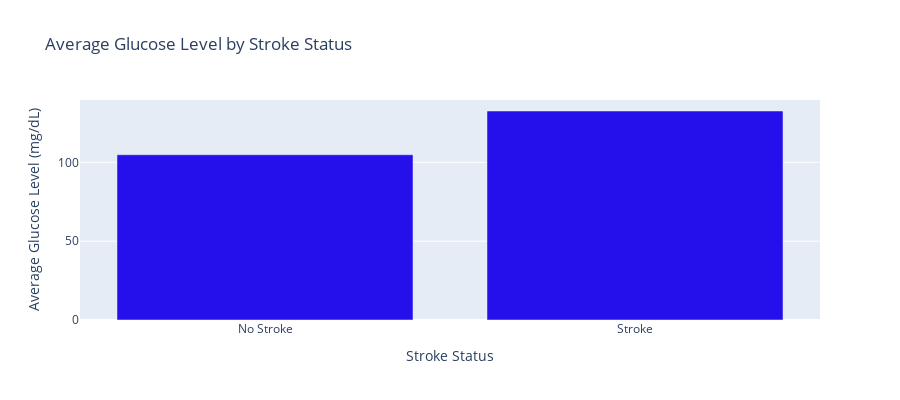

Write notebook code for a chart like this one.
### Markdown cell above
### Reflection
The table shows that the highest proportion (10%) among self-employed individuals living in urban areas, while the lowest proportion (5.6%) was among those with private jobs in urban areas

### Code cell
#Average glucose level in Storke/Non-Stroke patients
# Group by stroke status and calculate mean glucose level
grp_glucose = df.groupby('Stroke')['Glucose'].mean().reset_index()

# Create interactive bar chart
fig_glucose = px.bar(
    grp_glucose,
    x='Stroke',
    y='Glucose',
    title='Average Glucose Level by Stroke Status',
    labels={'Stroke': 'Stroke Status', 'Glucose': 'Average Glucose Level (mg/dL)'},
    color_discrete_sequence=["#250feb"]
)

# Customize x-axis and layout
fig_glucose.update_xaxes(
    ticktext=['No Stroke', 'Stroke'],
    tickvals=[0, 1]
)
fig_glucose.update_layout(height=400)

# Display
fig_glucose.show()

### Figure 1 — Plotly figure (JSON) as saved in the notebook; plotly's stock layout.template omitted (floating-point values rounded to 4 significant figures)
{"data": [{"hovertemplate": "Stroke Status=%{x}<br>Average Glucose Level (mg/dL)=%{y}<extra></extra>", "legendgroup": "", "marker": {"color": "#250feb", "pattern": {"shape": ""}}, "name": "", "orientation": "v", "showlegend": false, "textposition": "auto", "type": "bar", "x": [false, true], "xaxis": "x", "y": [104.8, 132.5], "yaxis": "y"}], "layout": {"barmode": "relative", "height": 400, "legend": {"tracegroupgap": 0}, "title": {"text": "Average Glucose Level by Stroke Status"}, "xaxis": {"anchor": "y", "domain": [0, 1], "ticktext": ["No Stroke", "Stroke"], "tickvals": [0, 1], "title": {"text": "Stroke Status"}}, "yaxis": {"anchor": "x", "domain": [0, 1], "title": {"text": "Average Glucose Level (mg/dL)"}}}}
